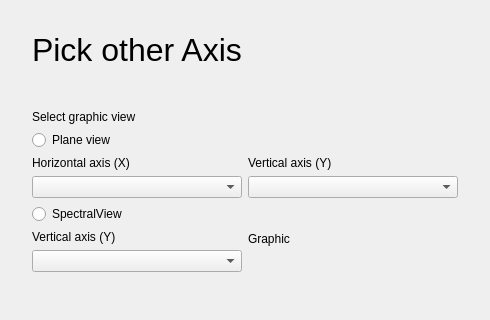
<?xml version="1.0" encoding="UTF-8"?>
<ui version="4.0">
 <class>WebDialogPlsLoadPlotPickAxis</class>
 <widget class="QWidget" name="WebDialogPlsLoadPlotPickAxis">
  <property name="geometry">
   <rect>
    <x>0</x>
    <y>0</y>
    <width>490</width>
    <height>320</height>
   </rect>
  </property>
  <property name="windowTitle">
   <string>Form</string>
  </property>
  <layout class="QVBoxLayout" name="verticalLayout_5">
   <property name="leftMargin">
    <number>32</number>
   </property>
   <property name="topMargin">
    <number>32</number>
   </property>
   <property name="rightMargin">
    <number>32</number>
   </property>
   <item>
    <layout class="QHBoxLayout" name="horizontalLayout_2">
     <item>
      <widget class="QLabel" name="CaptionLabel">
       <property name="font">
        <font>
         <pointsize>24</pointsize>
        </font>
       </property>
       <property name="text">
        <string>Pick other Axis</string>
       </property>
      </widget>
     </item>
     <item>
      <spacer name="horizontalSpacer">
       <property name="orientation">
        <enum>Qt::Horizontal</enum>
       </property>
       <property name="sizeHint" stdset="0">
        <size>
         <width>40</width>
         <height>20</height>
        </size>
       </property>
      </spacer>
     </item>
     <item>
      <widget class="QPushButton" name="closeButton">
       <property name="minimumSize">
        <size>
         <width>16</width>
         <height>16</height>
        </size>
       </property>
       <property name="maximumSize">
        <size>
         <width>16</width>
         <height>16</height>
        </size>
       </property>
       <property name="layoutDirection">
        <enum>Qt::LeftToRight</enum>
       </property>
       <property name="text">
        <string/>
       </property>
       <property name="icon">
        <iconset resource="../../resource.qrc">
         <normaloff>:/resource/icons/icon_cross.png</normaloff>:/resource/icons/icon_cross.png</iconset>
       </property>
       <property name="flat">
        <bool>true</bool>
       </property>
      </widget>
     </item>
    </layout>
   </item>
   <item>
    <spacer name="verticalSpacer">
     <property name="orientation">
      <enum>Qt::Vertical</enum>
     </property>
     <property name="sizeHint" stdset="0">
      <size>
       <width>20</width>
       <height>40</height>
      </size>
     </property>
    </spacer>
   </item>
   <item>
    <widget class="QLabel" name="SelectGraphicViewLabel">
     <property name="text">
      <string>Select graphic view</string>
     </property>
    </widget>
   </item>
   <item>
    <widget class="QRadioButton" name="Dimension2DViewRadioButton">
     <property name="text">
      <string>Plane view</string>
     </property>
    </widget>
   </item>
   <item>
    <layout class="QHBoxLayout" name="horizontalLayout_3">
     <item>
      <layout class="QVBoxLayout" name="verticalLayout">
       <item>
        <widget class="QLabel" name="Dim2XAxisLabel">
         <property name="text">
          <string>Horizontal axis (X)</string>
         </property>
        </widget>
       </item>
       <item>
        <widget class="QComboBox" name="Dim2XAxisComboBox"/>
       </item>
      </layout>
     </item>
     <item>
      <layout class="QVBoxLayout" name="verticalLayout_2">
       <item>
        <widget class="QLabel" name="Dim2YAxisLabel">
         <property name="text">
          <string>Vertical axis (Y)</string>
         </property>
        </widget>
       </item>
       <item>
        <widget class="QComboBox" name="Dim2YAxisComboBox"/>
       </item>
      </layout>
     </item>
    </layout>
   </item>
   <item>
    <widget class="QRadioButton" name="SpectralViewRadioButton">
     <property name="enabled">
      <bool>true</bool>
     </property>
     <property name="text">
      <string>SpectralView</string>
     </property>
    </widget>
   </item>
   <item>
    <layout class="QHBoxLayout" name="horizontalLayout_4">
     <item>
      <layout class="QVBoxLayout" name="verticalLayout_3">
       <item>
        <widget class="QLabel" name="VerticalAxisYLabel">
         <property name="text">
          <string>Vertical axis (Y)</string>
         </property>
        </widget>
       </item>
       <item>
        <widget class="QComboBox" name="VerticalAxisYComboBox"/>
       </item>
      </layout>
     </item>
     <item>
      <layout class="QVBoxLayout" name="verticalLayout_4">
       <item>
        <widget class="QLabel" name="GraphicTypeLable">
         <property name="text">
          <string>Graphic</string>
         </property>
        </widget>
       </item>
       <item>
        <widget class="TabSwitcher" name="GraphicStyleSwitcher" native="true"/>
       </item>
      </layout>
     </item>
    </layout>
   </item>
   <item>
    <spacer name="verticalSpacer_3">
     <property name="orientation">
      <enum>Qt::Vertical</enum>
     </property>
     <property name="sizeType">
      <enum>QSizePolicy::Maximum</enum>
     </property>
     <property name="sizeHint" stdset="0">
      <size>
       <width>20</width>
       <height>40</height>
      </size>
     </property>
    </spacer>
   </item>
  </layout>
 </widget>
 <customwidgets>
  <customwidget>
   <class>TabSwitcher</class>
   <extends>QWidget</extends>
   <header>ui/controls/tab_switcher.h</header>
   <container>1</container>
  </customwidget>
 </customwidgets>
 <resources>
  <include location="../../resource.qrc"/>
 </resources>
 <connections/>
</ui>
